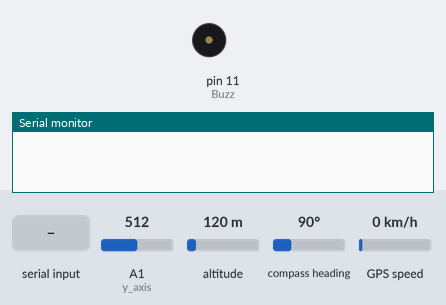
A sketch run on a simulated Arduino Uno, built with avr-gcc and run on an emulated ATmega328P. Shown: buzzer (waves = sounding, pin HIGH), the last lines printed to the serial monitor. The test bench sets the inputs (shaded band); at power-on: A1 (y_axis) = 512, altitude 120 m, compass heading 90°, GPS speed 0 km/h. The GPS gets a fix after 3 s at 37.7749, -122.4194 with 8 satellites; the modem accepts every AT command (registered, SIM ready, sends succeed) and sends nothing else.

Above: at 0.1 s.
At 2.2 s:
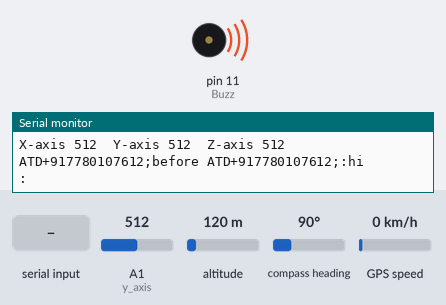
2.3 s: "A\n" received over the second serial link
5.4 s: "1\n" received over the second serial link
Timing chart, 0 to 8.4 s (numbered marks = the images above; inputs shaded):
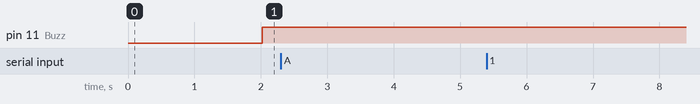

The sketch:

WheelChair.ino
```cpp
#include <SoftwareSerial.h>

#include <TinyGPS.h>

#include <Sim800l.h>

#define SIM800_TX_PIN 12
#define SIM800_RX_PIN 13

SoftwareSerial mySerial(SIM800_TX_PIN, SIM800_RX_PIN);


String response;
boolean activeCall = false;
String alertNumber = "+917780107612";
String alertNumber1 = "+917780107612";
long callActiveSince = 0;// indicates that there is an active call going
boolean setUpModeActive = false;
int calibrationTime = 0.1;
int commandDelay=1000;


TinyGPS gps;
SoftwareSerial ss(4, 3);

const int x_axis=A0;
const int y_axis=A1;
const int z_axis=A2;
const int Buzz=11;
float flat=0, flon=0;


void setup() {
Serial.begin(9600);
ss.begin(9600);
mySerial.begin(9600);
delay(1000);
 pinMode(Buzz, OUTPUT);
 digitalWrite(Buzz,LOW);
  Serial.print("Simple TinyGPS library v. "); Serial.println(TinyGPS::library_version());
  Serial.println();

}

String getAtResponse(String command, long commandDelay)
{

  Serial.print("before ");
  Serial.print(command);
  Serial.print(":");
  Serial.print(getSim800Response());
  Serial.println(":");
  mySerial.println(command);

 delay(commandDelay);

  return getSim800Response();
}


int x=0;

String getSim800Response()
  {
    Serial.println("hi");

  int recvCharInt;
  String resp="";
  char recvChar,str[1023],ReturnStr[1023];

  int counter=0;


  while (mySerial.available()  ){       //while there is data and not prompt
    recvChar = mySerial.read();
   //read from elm
    recvCharInt = recvChar;

    if (recvCharInt == 0)

        if (recvCharInt == 65)
      recvChar = '|';
    resp = resp + recvChar;
    //Serial.print("char at ");
    //Serial.print(counter);
    //Serial.print(":");
    //Serial.print(recvChar);
    //Serial.print(":");
    //Serial.print(recvCharInt);
    //Serial.println(":");
    if (counter > 512)
      break;

  }

//  Serial.print("resp=");
//  Serial.print(resp);
//  Serial.println("=");
Serial.println(resp);
  return resp;
  String Response=getSim800Response();
  Serial.println(Response);
}


void makeAcall(String phoneNumber){
  char charRead;
  String callAtCommand;

  Serial.print("ATD");
  Serial.print(phoneNumber);
  Serial.print(";\r");
  callAtCommand = "ATD";
  callAtCommand += phoneNumber;
  callAtCommand += ';';
  getAtResponse(callAtCommand,2000);
  activeCall = true;
  callActiveSince = millis();

}


int sms(String phone_num,String message)
{
  Serial.println("Setup Complete!");

  Serial.println("Sending SMS...");

  //Set SMS format to ASCII
  mySerial.write("AT+CMGF=1\r\n");
  delay(1000);
  String string1="AT+CMGS=\"+91";
  string1+=phone_num;
  string1+="\"\r\n\"";
  char string1char[100];
  string1.toCharArray(string1char,100);

  Serial.println(string1char);
  //Send new SMS command and message number
  mySerial.write(string1char);
  delay(2000);
  String message1= message;
  char messagechar[100];
  message1.toCharArray(messagechar,100);
  //Send SMS content
  mySerial.write(messagechar);
  delay(2000);

  //Send Ctrl+Z / ESC to denote SMS message is complete
  mySerial.write((char)26);
  delay(1000);

  Serial.println("SMS Sent!");
mySerial.write("AT+CMGD=4\r\n");

  Serial.println("The message intruder presence sent");
  Serial.println("SMS Sent!done\n");
  delay(1000);

}


void loop() {
  // put your main code here, to run repeatedly:
  int x=analogRead(x_axis);
  delay(1);
  int y=analogRead(y_axis);
  delay(1);
  int z=analogRead(y_axis);
  delay(1);
  Serial.print("X-axis ");
  Serial.print(x);
  Serial.print("\t");
  Serial.print("Y-axis ");
  Serial.print(y);
  Serial.print("\t");
  Serial.print("Z-axis ");
  Serial.print(z);
  Serial.print("\n");


    bool newData = false;
  unsigned long chars;
  unsigned short sentences, failed;

  // For one second we parse GPS data and report some key values
  for (unsigned long start = millis(); millis() - start < 1000;)
  {
    while (ss.available())
    {
      char c = ss.read();
      // Serial.write(c); // uncomment this line if you want to see the GPS data flowing
      if (gps.encode(c)) // Did a new valid sentence come in?
        newData = true;
    }
  }

  if (newData)
  {

    unsigned long age;
    gps.f_get_position(&flat, &flon, &age);
    Serial.print("LAT=");
    Serial.print(flat == TinyGPS::GPS_INVALID_F_ANGLE ? 0.0 : flat, 6);
    Serial.print(" LON=");
    Serial.print(flon == TinyGPS::GPS_INVALID_F_ANGLE ? 0.0 : flon, 6);
    Serial.print(" SAT=");
    Serial.print(gps.satellites() == TinyGPS::GPS_INVALID_SATELLITES ? 0 : gps.satellites());
    Serial.print(" PREC=");
    Serial.print(gps.hdop() == TinyGPS::GPS_INVALID_HDOP ? 0 : gps.hdop());
  }

String response;
boolean activeCall = true;


  if(x<300||x>400||y<300||y>400||z<300||z>400)
  {
digitalWrite(Buzz,HIGH);


 activeCall=true;
       if (activeCall){

      if (millis() - callActiveSince > 1000){

          makeAcall(alertNumber);
          makeAcall(alertNumber);
           makeAcall(alertNumber);
           makeAcall(alertNumber);
          Serial.println("hi ra");


  }
       }
//if(!newData)
//{
  String phone_num1 ="7780107612";

       char phone_num1char[14];
       phone_num1.toCharArray(phone_num1char,13);
    String message1="Hey kanchana,\nhttps://www.google.co.in/maps/@17.3908,78.3196113,17z\nregards WheelChair";

        char message1char[100];

        message1.toCharArray(message1char,100);

      sms(phone_num1,message1char);

        delay(2000);
 message1="https://www.google.co.in/maps/@17.3908,78.3196113,17z";
 message1.toCharArray(message1char,100);
sms(phone_num1,message1char);
delay(2000);
//}
//

//       else
//       {
//        String phone_num1 ="7780107612";
//
//       char phone_num1char[14];
//       phone_num1.toCharArray(phone_num1char,13);
//    String message1="Hey kanchana,\nI The person in the wheel chair is in EMERGENCY , his locations is in https://www.google.co.in/maps/place/";
//    message1+=TinyGPS::GPS_INVALID_F_ANGLE ? 0.0 : flat, 6;
//    message1+=',';
//    message1+=TinyGPS::GPS_INVALID_F_ANGLE ? 0.0 : flon, 6;
//        char message1char[100];
//
//        message1.toCharArray(message1char,100);
//
//        sms(phone_num1,message1char);
//
//        delay(2000);
//newData=false;
//       }


        for(int i=1;i<10;i++)
       {


        digitalWrite(Buzz,HIGH);
        delay(1000);
        digitalWrite(Buzz,LOW);
        delay(1000);
       }


  }

  else
  {
    digitalWrite(Buzz,LOW);
  }
}
```
